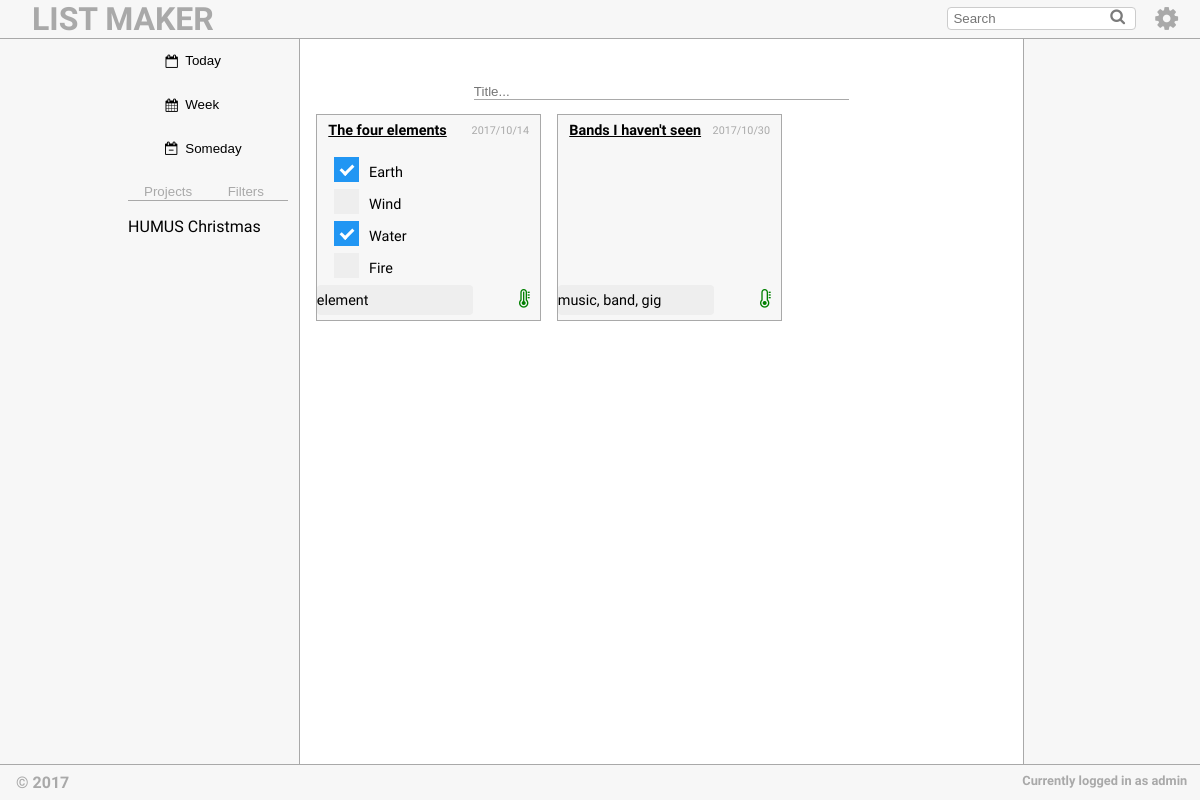
/main-page.php (signed in), run on the app's committed database.
### tables this page shows
CREATE TABLE List (
	id_list INTEGER PRIMARY KEY AUTOINCREMENT,
	username VARCHAR NOT NULL REFERENCES User(username),
	title TEXT NOT NULL,
	creation_date DATE NOT NULL,
	priority INTEGER,
	tags VARCHAR NOT NULL REFERENCES Tag(tags)
);

CREATE TABLE Bulletpoint (
	id_bp INTEGER PRIMARY KEY AUTOINCREMENT,
	content VARCHAR NOT NULL,
	checked BIT,
	id_list INTEGER REFERENCES List(id_list)
);

### main-page.php (the view, shortened to what this page needs)
<!DOCTYPE html>
<html>
    <head>
        <link rel="stylesheet" href="https://cdnjs.cloudflare.com/ajax/libs/font-awesome/4.7.0/css/font-awesome.min.css">
        <link href="css/style.css" rel="stylesheet">
        <?php
        include_once('includes/session.php');
        ?>
    </head>
    <body class="main">
        <header id="mainHeader">
            <span id="title">
                <a href="main-page.php"><h1>LIST MAKER</h1></a>
            </span>
            <span id="headerMenu">
                <button type="button" id="dropdown"><i class="fa fa-cog fa-2x" aria-hidden="true"></i></button>
            </span>
            <span id="searchBox">
                <input id="filter" type="text" placeholder="Search" />
            </span>
        </header>
        <aside class="categories">
            <div id="sortByDate">
                <button>
                <i class="fa fa-calendar-o fa-fw" id="dateIcon" aria-hidden="true"></i>
                <p>Today</p>
                </button>
                <button>
                <i class="fa fa-calendar fa-fw" id="dateIcon" aria-hidden="true"></i>
                <p>Week</p>
                </button>
                <button>
                <i class="fa fa-calendar-minus-o fa-fw" id="dateIcon" aria-hidden="true"></i>
                <p>Someday</p>
                </button>
            </div>
            <div id="sortByFilter">
                <button class="tab_link" onclick="switch_filter_tab(event, 'project_tab_content')"><p>Projects</p></button>
                <button class="tab_link" onclick="switch_filter_tab(event, 'filter_tab_content')"><p>Filters</p></button>
            </div>
            <div id="project_tab_content" class="tab_content">
                <p><?php
                    include_once("databases/getter-db.php");
                    get_projects($_SESSION['username']);
                ?></p>
            </div>
                <p><?php
                    include_once("databases/getter-db.php");
                ?></p>
        </aside>
        <div class="content">
            <div id="new_list" unique_id= <?php include_once("databases/getter-db.php"); get_new_list_id($_SESSION['username']) ?>>
                <input type="text" name="title" id="list_title_add" placeholder="Title..." required>
            </div>
            <div class="savedLists">
                <?php
                global $dbh;
                $stmt = $dbh->prepare("SELECT * FROM List WHERE username = ?");
                $stmt->execute(array($_SESSION['username']));
                while($row = $stmt->fetch()) {
                echo "<div id='single_list' unique_id=".$row['id_list'].">";
                    echo "<span id = 'list_title'>";
                        echo $row['title'];
                    echo "</span>";
                    echo "<span id = 'list_date'>";
                        echo $row['creation_date'];
                    echo "</span>";
                    echo "<div id = 'bulletpoints'>";
                        $stmt2 = $dbh->prepare("SELECT DISTINCT * FROM Bulletpoint B JOIN List L WHERE L.username = ? AND B.id_list = ? AND L.id_list = ?");
                        $stmt2->execute(array($_SESSION['username'], $row['id_list'], $row['id_list']));
                        while($second_row = $stmt2->fetch()) {
                        echo "<label class='single_bulletpoint' unique_id=".$second_row['id_bp'].">";
                            echo $second_row['content'];
                            echo "<span class='checkmark'></span>";
                        echo "</label>";
                        }
                    echo "</div>";
                    echo "<span id = 'list_priority'>";
                        if($row['priority'] == 1){
                        echo "<i class='fa fa-thermometer-empty' id='thermometer' aria-hidden='true'></i>";
                        } else if($row['priority'] == 2){
                        echo "<i class='fa fa-thermometer-half' id='thermometer' aria-hidden='true'></i>";
                        } else {
                        echo "<i class='fa fa-thermometer-full' id='thermometer' aria-hidden='true'></i>";
                        }
                    echo "</span>";
                    echo "<span id = 'list_tags'>";
                        echo $row['tags'];
                    echo "</span>";
                echo "</div>";
                }?>
            </div>
        </div>
        <footer>
            © 2017
            <span>Currently logged in as <?php echo $_SESSION['username'] ?></span>
        </footer>
    </body>
</html>

### databases/getter-db.php (shortened to what this page needs)
<?php
function get_projects($username) {
	global $dbh;
	$stmt = $dbh->prepare("SELECT title FROM Project WHERE username = ?");
	$stmt->execute(array($username));
	$array_info = $stmt->fetch();
	echo implode(',', $array_info);
}
function get_new_list_id($username) {
  global $dbh;
  $stmt = $dbh->prepare("SELECT id_list FROM List WHERE username = ? ORDER BY id_list DESC LIMIT 1");
  $stmt->execute(array($username));
  $array_info = $stmt->fetch();
  print implode(',', $array_info);
}
?>

### data on the page
list: title "The four elements", creation_date "2017/10/14", tags "element"
bulletpoint: content "Earth"
bulletpoint: content "Wind"
bulletpoint: content "Water"
bulletpoint: content "Fire"
list: title "Bands I haven't seen", creation_date "2017/10/30", priority 1 (drawn), tags "music, band, gig"

### other printed values
implode(',', $array_info) "HUMUS Christmas"
$_SESSION['username'] "admin"
